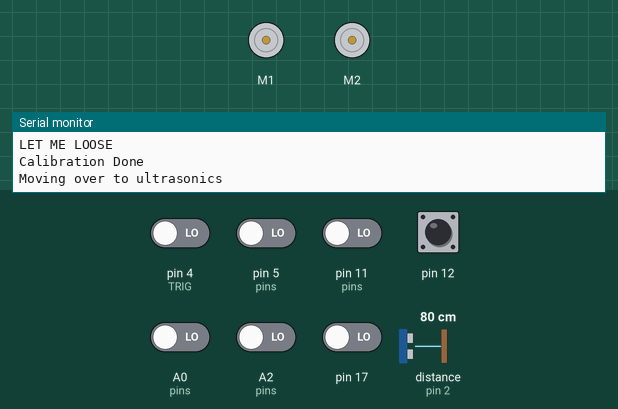
The sketch below on a simulated Arduino Uno, built with avr-gcc and run on an emulated ATmega328P. Shown: 2 × DC motor (green arrow = forward, orange = backward, longer = faster), the last lines printed to the serial monitor. The test bench sets the inputs (shaded band); at power-on: pin 12 HIGH, A0 (pins), A2 (pins), pin 4 (TRIG), pin 5 (pins), pin 11 (pins), pin 17 LOW, distance to the obstacle (sensor on pin 2) 80 cm. The echo pulse lasts 58.3 µs per cm.

Above: at 4.4 s.
4.5 s: pin 12 pulled LOW for 0.15 s
At 5.8 s:
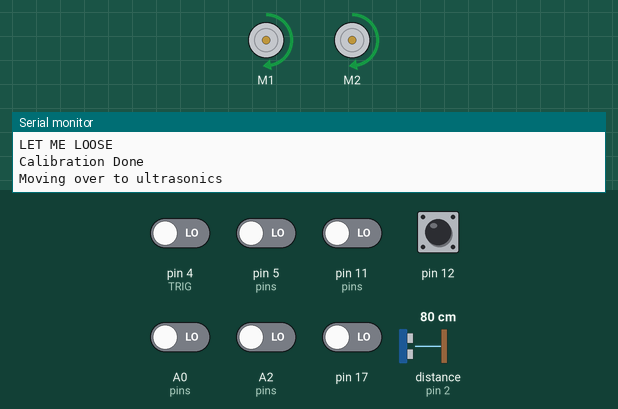
6.1 s: distance to the obstacle (sensor on pin 2) set to 6 cm
7.6 s: distance to the obstacle (sensor on pin 2) set to 3 cm
At 8.3 s:
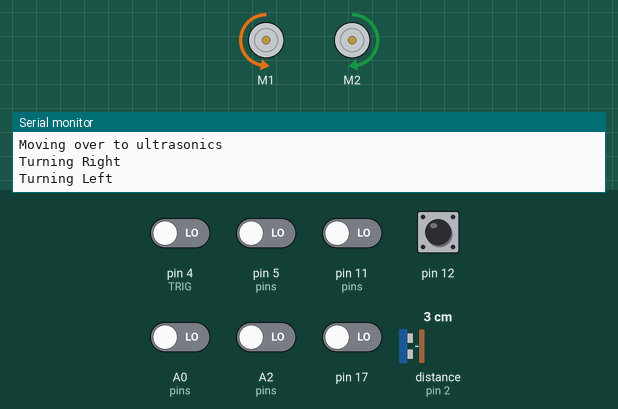
At 10.3 s:
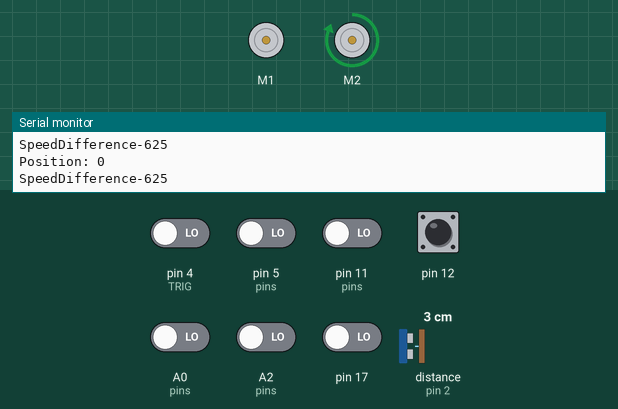
Timing chart, 0 to 11.8 s (numbered marks = the images above; inputs shaded):
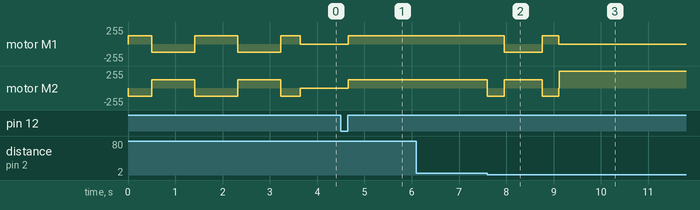

The sketch:

zumo-mazeSolver.ino
```cpp
//Include libraries
#include <QTRSensors.h>
#include <ZumoReflectanceSensorArray.h>
#include <ZumoMotors.h>
#include <ZumoBuzzer.h>
#include <Pushbutton.h>

//Define some global variables
#define TRIG 4
#define ECHO 2

Pushbutton button(ZUMO_BUTTON);
ZumoMotors motors;
ZumoReflectanceSensorArray reflectanceSensors;

int lastError = 0;
const int MAX_SPEED = 400;
//Allocates the pins for the reflectance sensor
byte pins[]={5,A2,A0,11,A5};

//----------------------NOTES----------------------//
//motors.setSpeeds(leftSpeed, rightSpeed); //controls each wheel with 400 max and -400 reverse

//-------------------------------------------------//

//Runs once on arduino startup
void setup() {
  Serial.begin(9600);
//  pinMode(TRIG,OUTPUT);
//  pinMode(ECHO,INPUT);
  reflectanceSensors.init();
  Serial.println("HI");
}

//Main program loop
void loop() {
  Serial.println("LET ME LOOSE");
  calibrateReflectanceSensor();
  Serial.println("Calibration Done");
  pinMode(TRIG,OUTPUT);
  pinMode(ECHO,INPUT);
  Serial.println("Moving over to ultrasonics");
  button.waitForButton();
  goStraight();
  turnRight();
  goStraight();
  turnLeft();
  goStraight();
  turnLeft();
  goStraight();
  turnRight();
  goStraight();
  motors.setSpeeds(0,0);
  Serial.println("Moving over to reflectance sensors");
  //reflectanceSensors.init();
  while(true){
    unsigned int sensors[6];
    int position = reflectanceSensors.readLine(sensors);
    Serial.print("Position: ");Serial.println(position);
    int error = position - 2500;
    int speedDifference = error / 4+6*(error-lastError);
    Serial.print("SpeedDifference"); Serial.println(speedDifference);
    lastError = error;
    int m1Speed = MAX_SPEED + speedDifference;
    int m2Speed = MAX_SPEED - speedDifference;
    if(m1Speed <0)
      m1Speed=0;
    if(m2Speed<0)
      m2Speed=0;
    if(m1Speed>MAX_SPEED)
      m1Speed=MAX_SPEED;
    if(m2Speed>MAX_SPEED)
      m2Speed=MAX_SPEED;
    motors.setSpeeds(m1Speed, m2Speed);
  }
}

void goStraight(){
  while(getDistance() > 4){
     motors.setSpeeds(200, 200);
  }
}
void turnRight(){
  Serial.println("Turning Right");
  int leftSpeed = 200;
  int rightSpeed = -200;
  motors.setSpeeds(leftSpeed, rightSpeed);
  delay(350);
  motors.setSpeeds(0,0);
}
void turnLeft(){
  Serial.println("Turning Left");
  int leftSpeed = -200;
  int rightSpeed = 200;
  motors.setSpeeds(leftSpeed, rightSpeed);
  delay(400);
  motors.setSpeeds(0,0);
}
int getDistance(){
  digitalWrite(TRIG,LOW);
  delayMicroseconds(2);
  digitalWrite(TRIG,HIGH);
  delayMicroseconds(10);
  digitalWrite(TRIG,LOW);
  float distance = pulseIn(ECHO, HIGH);
  distance = distance /58;
  return distance;
}

//Calibrates the Relectance Sensor
void calibrateReflectanceSensor(){
  for(int i=0;i<80;i++)
  {
    if((i>10&&i<=30)||(i>50&&i<=70))
      //turn left
      motors.setSpeeds(-200,200);
    else
      //turn right
      motors.setSpeeds(200,-200);
    reflectanceSensors.calibrate();
    delay(20);
  }
  motors.setSpeeds(0,0);
}
```

Measured:
- the behaviour switches between 5 and 4 cm on distance to the obstacle (sensor on pin 2) (found by bisection; images 1 and 2)
- after the input at 4.5 s, motor M1, motor M2: stopped → forward 127/255 after 0.16 s
- after the input at 6.1 s, every drawn part: stays the same
- after the input at 7.6 s, motor M1: forward 127/255 → backward 127/255 after 0.35 s, → forward 127/255 0.80 s later, → stopped 0.35 s later; motor M2: forward 127/255 → backward 127/255 at once, → forward 127/255 0.35 s later, → backward 127/255 0.80 s later, → forward 255/255 0.35 s later
